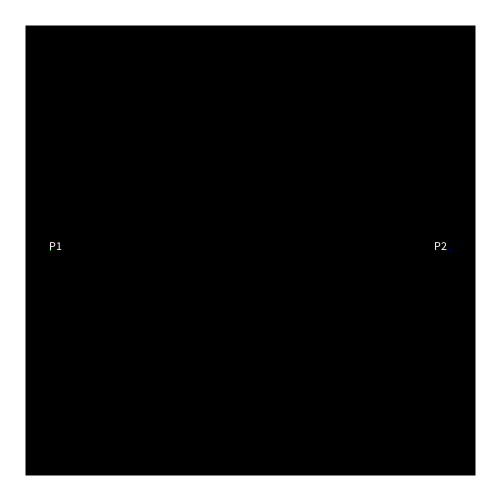
Frame 1 (no input)
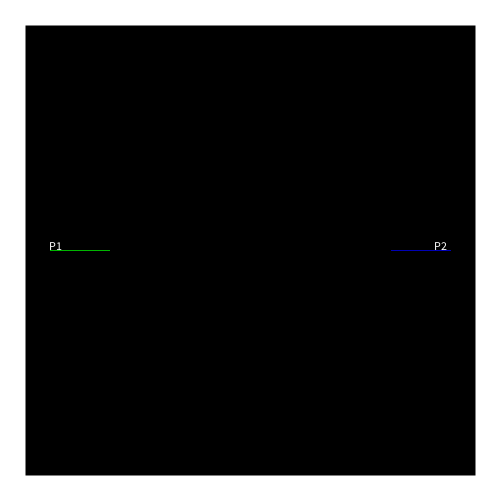
Frame 60 (the mouse pressed at the canvas centre just before this capture)
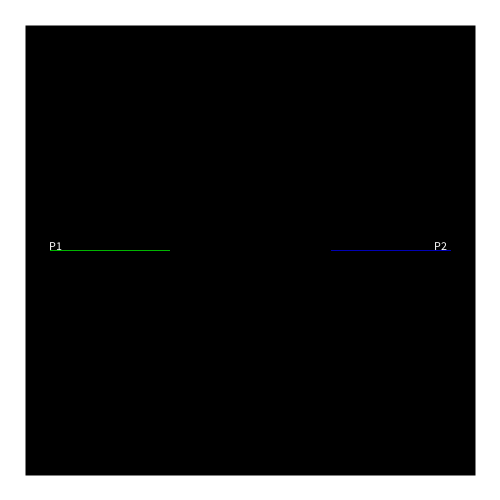
Frame 120 (the mouse held since frame 60 and released just before this capture)

The Processing sketch that drew these frames (run headless with seeded random() and noise(); from frame 60 on, the mouse is pressed at the canvas centre):

// Processing sketch: processing_77715
// ── processing_77715.pde

//Victoria H, TR0N:PvP, CP1 mods 16/17

int xOne=50;
int yOne=250;
int xTwo=450;
int yTwo=250;
int dOne=RIGHT;
int dTwo=LEFT;
boolean gameOver=false;

void setup(){
  println("P1 controls: Left=a; Right=d; Up=w; Down=s");
  print("P2 controls: Left=4; Right=6; Up=8; Down=5");
  size(500,500);
  background(0);
  stroke(255);
  strokeWeight(50);
  noFill();
  rect(0,0,500,500);
  textAlign(CENTER);
  text("P1",55,250);
  text("P2",440,250);
}
void draw(){
  if(gameOver==true && mousePressed==true){
    background(0);
    stroke(255);
    strokeWeight(50);
    noFill();
    rect(0,0,500,500);
    textAlign(CENTER);
    textSize(12);
    fill(255);
    text("P1",55,250);
    text("P2",440,250);
    gameOver=false;
    xOne=50;
    yOne=250;
    xTwo=450;
    yTwo=250;
    dOne=RIGHT;
    dTwo=LEFT;
  }
  playerOne();
  playerTwo();
}
void playerOne(){
  if(get(xOne,yOne) !=color(0)){
    fill(250,0,0);
    textSize(70);
    textAlign(CENTER);
    text("GAME OVER",250,200);
    text("Player1 Loses",250,280);
    gameOver=true;
  }
  if(gameOver==false){
    stroke(0,255,0);
    strokeWeight(1);
    point(xOne,yOne);
    if(dOne==RIGHT){
      xOne++;
    }
    else if(dOne==LEFT){
      xOne--;
    }
    else if(dOne==UP){
      yOne--;
    }
    else if(dOne==DOWN){
      yOne++;
    }
  }
}
void playerTwo(){
  if(get(xTwo,yTwo) !=color(0)){
    fill(250,0,0);
    textSize(70);
    textAlign(CENTER);
    text("GAME OVER",250,200);
    text("Player2 Loses",250,280);
    gameOver=true;
  } 
  if(gameOver==false){
    stroke(0,0,255);
    strokeWeight(1);
    point(xTwo,yTwo);
    if(dTwo==RIGHT){
      xTwo++;
    }
    else if(dTwo==LEFT){
      xTwo--;
    }
    else if(dTwo==UP){
      yTwo--;
    }
    else if(dTwo==DOWN){
      yTwo++;
    }
  }
}
void keyPressed(){
  if(key=='a'){
    dOne=LEFT;
  }
  else if(key=='d'){
    dOne=RIGHT;
  }
  else if(key=='w'){
    dOne=UP;
  }
  else if(key=='s'){
    dOne=DOWN;
  }
  if(key=='4'){
    dTwo=LEFT;
  }
  else if(key=='6'){
    dTwo=RIGHT;
  }
  else if(key=='8'){
    dTwo=UP;
  }
  else if(key=='5'){
    dTwo=DOWN;
  }
}
